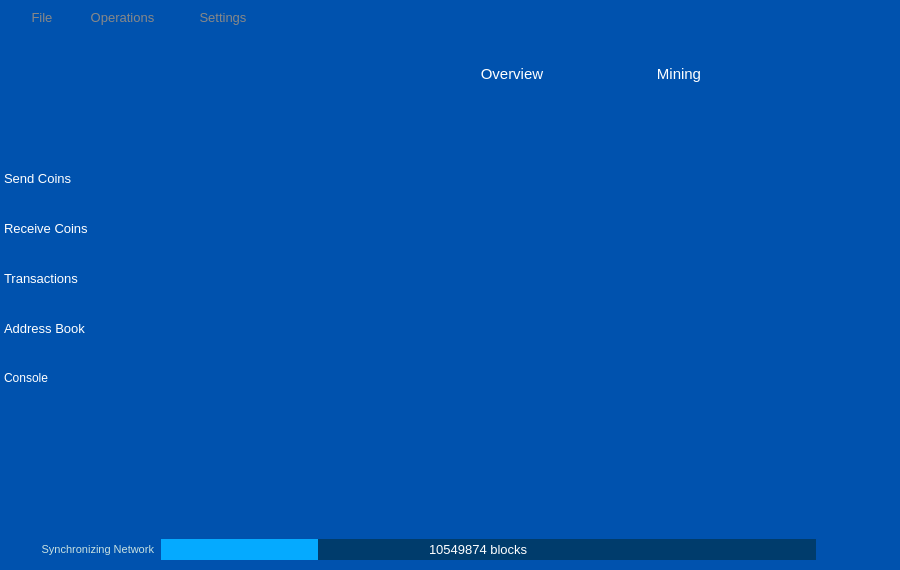
<?xml version="1.0" encoding="UTF-8"?>
<ui version="4.0">
 <class>MainWindow</class>
 <widget class="QMainWindow" name="MainWindow">
  <property name="geometry">
   <rect>
    <x>0</x>
    <y>0</y>
    <width>900</width>
    <height>570</height>
   </rect>
  </property>
  <property name="font">
   <font>
    <stylestrategy>PreferAntialias</stylestrategy>
   </font>
  </property>
  <property name="windowTitle">
   <string>MainWindow</string>
  </property>
  <property name="styleSheet">
   <string notr="true">#MainWindow {
	background-color: rgb(0, 82, 174);
}

QMenu {
    background-color: #0052AE;
    border: 0px solid black;
}

QMenu::item {
    background-color: transparent;
	color: #deeef1;
    padding: 4px 10px 4px 20px;
}

QMenu::item:selected {
    background-color: #0099СС;
	color: #FFFFFF;
    border: none;
}

/* ================= combobox */
QComboBox {
    border: 1px solid #ededed;
    padding: 0px 18px 0px 3px;
    min-width: 20px;
	min-height: 20px;
 }

 QComboBox:editable {
     background: white;
 }

 QComboBox:!editable{
      background-color: #fafcfc;
 }

QComboBox:disabled {
	background-color: #e0e0e0;
}

 QComboBox:!editable:on {
     background-color: #fafcfc;
 }

 QComboBox:on {
     /*padding-top: 3px;
     padding-left: 4px;*/
 }

QComboBox::drop-down {
    subcontrol-origin: padding;
    subcontrol-position: top right;
    width: 20px;
	background-color: #0099CC;

    border-left-width: 1px;
    border-left-color: darkgray;
    border-left-style: solid;
}
QComboBox::drop-down:hover, QComboBox::drop-down:on {
	background-color: #0099CC;
}

 QComboBox::down-arrow {
	image: url(:/res/combo_arrow.png);
 }

 QComboBox::down-arrow:on {
/*     top: 1px;
     left: 1px;*/
 }

/* =========== QLineEdit =============*/
QLineEdit {
	border: 0px solid gray;
}
QLineEdit:disabled {
	background-color: #e0e0e0;
}
/* =========== header ===============*/
QWidget[is_header=&quot;true&quot;] {
	background-color: #D8DFE9;
}
/* =========== CheckBox ==============*/
QCheckBox {
    spacing: 5px;
	color: #0052AE;
}

QCheckBox::indicator {
    width: 12px;
    height: 12px;
}

QCheckBox::indicator:unchecked {
	image: url(:/res/check_unchecked.png);
}

QCheckBox::indicator:unchecked:hover {
    image: url(:/res/check_unchecked.png);
}

QCheckBox::indicator:unchecked:pressed {
    image: url(:/res/check_unchecked.png);
}

QCheckBox::indicator:checked {
	image: url(:/res/check_checked.png);
}

QCheckBox::indicator:checked:hover {
    image: url(:/res/check_checked.png);
}

QCheckBox::indicator:checked:pressed {
    image: url(:/res/check_checked.png);
}
</string>
  </property>
  <widget class="QWidget" name="centralWidget">
   <widget class="QPushButton" name="pushButton_6">
    <property name="geometry">
     <rect>
      <x>-1</x>
      <y>160</y>
      <width>141</width>
      <height>36</height>
     </rect>
    </property>
    <property name="sizePolicy">
     <sizepolicy hsizetype="Minimum" vsizetype="Expanding">
      <horstretch>0</horstretch>
      <verstretch>0</verstretch>
     </sizepolicy>
    </property>
    <property name="font">
     <font>
      <pointsize>10</pointsize>
      <stylestrategy>PreferAntialias</stylestrategy>
     </font>
    </property>
    <property name="focusPolicy">
     <enum>Qt::NoFocus</enum>
    </property>
    <property name="styleSheet">
     <string notr="true">QPushButton {
	text-align:left;
	border: 0px solid gray;
	padding: 3px 5px 3px 5px;
	color: white;
}

QPushButton:pressed:flat {
	background-color: #0075d1;
}

QPushButton:hover {
	background-color: #0075d1;
}</string>
    </property>
    <property name="text">
     <string>Send Coins</string>
    </property>
    <property name="icon">
     <iconset resource="../res.qrc">
      <normaloff>:/res/download.png</normaloff>:/res/download.png</iconset>
    </property>
    <property name="iconSize">
     <size>
      <width>36</width>
      <height>36</height>
     </size>
    </property>
    <property name="flat">
     <bool>true</bool>
    </property>
   </widget>
   <widget class="QPushButton" name="pushButton_7">
    <property name="geometry">
     <rect>
      <x>-1</x>
      <y>210</y>
      <width>141</width>
      <height>36</height>
     </rect>
    </property>
    <property name="sizePolicy">
     <sizepolicy hsizetype="Minimum" vsizetype="Expanding">
      <horstretch>0</horstretch>
      <verstretch>0</verstretch>
     </sizepolicy>
    </property>
    <property name="font">
     <font>
      <pointsize>10</pointsize>
      <stylestrategy>PreferAntialias</stylestrategy>
     </font>
    </property>
    <property name="styleSheet">
     <string notr="true">QPushButton {
	text-align:left;
	border: 0px solid gray;
	padding: 3px 5px 3px 5px;
	color: white;
}

QPushButton:pressed:flat {
	background-color: #0075d1;
}

QPushButton:hover {
	background-color: #0075d1;
}</string>
    </property>
    <property name="text">
     <string>Receive Coins</string>
    </property>
    <property name="icon">
     <iconset resource="../res.qrc">
      <normaloff>:/res/upload.png</normaloff>:/res/upload.png</iconset>
    </property>
    <property name="iconSize">
     <size>
      <width>36</width>
      <height>36</height>
     </size>
    </property>
    <property name="flat">
     <bool>true</bool>
    </property>
   </widget>
   <widget class="QPushButton" name="pushButton_8">
    <property name="geometry">
     <rect>
      <x>-1</x>
      <y>260</y>
      <width>141</width>
      <height>36</height>
     </rect>
    </property>
    <property name="sizePolicy">
     <sizepolicy hsizetype="Minimum" vsizetype="Expanding">
      <horstretch>0</horstretch>
      <verstretch>0</verstretch>
     </sizepolicy>
    </property>
    <property name="font">
     <font>
      <pointsize>10</pointsize>
      <stylestrategy>PreferAntialias</stylestrategy>
     </font>
    </property>
    <property name="styleSheet">
     <string notr="true">QPushButton {
	text-align:left;
	border: 0px solid gray;
	padding: 3px 5px 3px 5px;
	color: white;
}

QPushButton:pressed:flat {
	background-color: #0075d1;
}

QPushButton:hover {
	background-color: #0075d1;
}</string>
    </property>
    <property name="text">
     <string>Transactions</string>
    </property>
    <property name="icon">
     <iconset resource="../res.qrc">
      <normaloff>:/res/transactions.png</normaloff>:/res/transactions.png</iconset>
    </property>
    <property name="iconSize">
     <size>
      <width>36</width>
      <height>36</height>
     </size>
    </property>
    <property name="flat">
     <bool>true</bool>
    </property>
   </widget>
   <widget class="QPushButton" name="pushButton_12">
    <property name="geometry">
     <rect>
      <x>-1</x>
      <y>310</y>
      <width>141</width>
      <height>36</height>
     </rect>
    </property>
    <property name="sizePolicy">
     <sizepolicy hsizetype="Minimum" vsizetype="Expanding">
      <horstretch>0</horstretch>
      <verstretch>0</verstretch>
     </sizepolicy>
    </property>
    <property name="font">
     <font>
      <pointsize>10</pointsize>
      <stylestrategy>PreferAntialias</stylestrategy>
     </font>
    </property>
    <property name="styleSheet">
     <string notr="true">QPushButton {
	text-align:left;
	border: 0px solid gray;
	padding: 3px 5px 3px 5px;
	color: white;
}

QPushButton:pressed:flat {
	background-color: #0075d1;
}

QPushButton:hover {
	background-color: #0075d1;
}</string>
    </property>
    <property name="text">
     <string>Address Book</string>
    </property>
    <property name="icon">
     <iconset resource="../res.qrc">
      <normaloff>:/res/address_book.png</normaloff>:/res/address_book.png</iconset>
    </property>
    <property name="iconSize">
     <size>
      <width>36</width>
      <height>36</height>
     </size>
    </property>
    <property name="flat">
     <bool>true</bool>
    </property>
   </widget>
   <widget class="QPushButton" name="bHelp">
    <property name="geometry">
     <rect>
      <x>-1</x>
      <y>360</y>
      <width>141</width>
      <height>36</height>
     </rect>
    </property>
    <property name="sizePolicy">
     <sizepolicy hsizetype="Minimum" vsizetype="Expanding">
      <horstretch>0</horstretch>
      <verstretch>0</verstretch>
     </sizepolicy>
    </property>
    <property name="minimumSize">
     <size>
      <width>30</width>
      <height>30</height>
     </size>
    </property>
    <property name="styleSheet">
     <string notr="true">QPushButton {
	text-align:left;
	border: 0px solid gray;
	padding: 3px 5px 3px 5px;
	color: white;
}

QPushButton:pressed:flat {
	background-color: #0075d1;
}

QPushButton:hover {
	background-color: #0075d1;
}
</string>
    </property>
    <property name="text">
     <string>Console</string>
    </property>
    <property name="icon">
     <iconset resource="../res.qrc">
      <normaloff>:/res/help.png</normaloff>:/res/help.png</iconset>
    </property>
    <property name="iconSize">
     <size>
      <width>36</width>
      <height>36</height>
     </size>
    </property>
    <property name="flat">
     <bool>true</bool>
    </property>
   </widget>
   <widget class="QWidget" name="layoutWidget">
    <property name="geometry">
     <rect>
      <x>0</x>
      <y>0</y>
      <width>2</width>
      <height>2</height>
     </rect>
    </property>
    <layout class="QHBoxLayout" name="horizontalLayout_8">
     <property name="spacing">
      <number>0</number>
     </property>
    </layout>
   </widget>
   <widget class="QWidget" name="wHeader" native="true">
    <property name="geometry">
     <rect>
      <x>0</x>
      <y>0</y>
      <width>902</width>
      <height>127</height>
     </rect>
    </property>
    <property name="sizePolicy">
     <sizepolicy hsizetype="Preferred" vsizetype="Fixed">
      <horstretch>0</horstretch>
      <verstretch>0</verstretch>
     </sizepolicy>
    </property>
    <property name="minimumSize">
     <size>
      <width>0</width>
      <height>127</height>
     </size>
    </property>
    <property name="maximumSize">
     <size>
      <width>16777215</width>
      <height>127</height>
     </size>
    </property>
    <property name="styleSheet">
     <string notr="true">#wHeader {
	background-color: rgb(0, 82, 174);
}

QWidget {
	color: white;
}</string>
    </property>
    <layout class="QHBoxLayout" name="horizontalLayout_4" stretch="0">
     <property name="spacing">
      <number>0</number>
     </property>
     <property name="margin">
      <number>0</number>
     </property>
     <item>
      <layout class="QVBoxLayout" name="verticalLayout_2" stretch="0">
       <property name="spacing">
        <number>0</number>
       </property>
       <item>
        <widget class="QWidget" name="wCaption" native="true">
         <property name="styleSheet">
          <string notr="true">#wCaption {
	
	background-image: url(:/res/wallet-header.jpg);
}

QWidget {
	color: white;
}</string>
         </property>
         <widget class="QPushButton" name="pushButton_9">
          <property name="geometry">
           <rect>
            <x>19</x>
            <y>-2</y>
            <width>46</width>
            <height>38</height>
           </rect>
          </property>
          <property name="sizePolicy">
           <sizepolicy hsizetype="Maximum" vsizetype="Expanding">
            <horstretch>0</horstretch>
            <verstretch>0</verstretch>
           </sizepolicy>
          </property>
          <property name="font">
           <font>
            <pointsize>10</pointsize>
            <stylestrategy>PreferAntialias</stylestrategy>
           </font>
          </property>
          <property name="styleSheet">
           <string notr="true">QPushButton {
	border: 0px solid #0099CC;
	margin: 0px;
	padding: 10px;
	background-color: transparent;
	color: #888888;
}

QPushButton:pressed {
	border: 0px solid #0075d1;
	margin: 0px;
	background-color: rgb(0, 153, 204);
}</string>
          </property>
          <property name="text">
           <string>File</string>
          </property>
          <property name="flat">
           <bool>true</bool>
          </property>
         </widget>
         <widget class="QPushButton" name="pushButton_5">
          <property name="geometry">
           <rect>
            <x>71</x>
            <y>-2</y>
            <width>103</width>
            <height>38</height>
           </rect>
          </property>
          <property name="sizePolicy">
           <sizepolicy hsizetype="Minimum" vsizetype="Expanding">
            <horstretch>0</horstretch>
            <verstretch>0</verstretch>
           </sizepolicy>
          </property>
          <property name="font">
           <font>
            <pointsize>10</pointsize>
            <stylestrategy>PreferAntialias</stylestrategy>
           </font>
          </property>
          <property name="styleSheet">
           <string notr="true">QPushButton {
	border: 0px solid #0099CC;
	margin: 0px;
	padding: 10px;
	background-color: transparent;
	color: #888888;
}

QPushButton:pressed {
	border: 0px solid #0075d1;
	margin: 0px;
	background-color: rgb(0, 153, 204);
}</string>
          </property>
          <property name="text">
           <string>Operations</string>
          </property>
          <property name="flat">
           <bool>true</bool>
          </property>
         </widget>
         <widget class="QPushButton" name="pushButton_3">
          <property name="geometry">
           <rect>
            <x>182</x>
            <y>-2</y>
            <width>82</width>
            <height>38</height>
           </rect>
          </property>
          <property name="sizePolicy">
           <sizepolicy hsizetype="Minimum" vsizetype="Expanding">
            <horstretch>0</horstretch>
            <verstretch>0</verstretch>
           </sizepolicy>
          </property>
          <property name="font">
           <font>
            <pointsize>10</pointsize>
            <stylestrategy>PreferAntialias</stylestrategy>
           </font>
          </property>
          <property name="styleSheet">
           <string notr="true">QPushButton {
	border: 0px solid #d5c3b4;
	margin: 0px;
	padding: 10px;
	background-color: transparent;
	color: #888888;
}

QPushButton:pressed {
	border: 0px solid #0075d1;
	margin: 0px;
	background-color: rgb(0, 153, 204);
}</string>
          </property>
          <property name="text">
           <string>Settings</string>
          </property>
          <property name="flat">
           <bool>true</bool>
          </property>
         </widget>
         <widget class="QWidget" name="wCaptionButtons" native="true">
          <property name="geometry">
           <rect>
            <x>685</x>
            <y>0</y>
            <width>52</width>
            <height>30</height>
           </rect>
          </property>
          <property name="sizePolicy">
           <sizepolicy hsizetype="Fixed" vsizetype="Preferred">
            <horstretch>0</horstretch>
            <verstretch>0</verstretch>
           </sizepolicy>
          </property>
          <layout class="QHBoxLayout" name="horizontalLayout">
           <property name="sizeConstraint">
            <enum>QLayout::SetDefaultConstraint</enum>
           </property>
           <property name="margin">
            <number>0</number>
           </property>
          </layout>
         </widget>
         <widget class="QPushButton" name="pushButton">
          <property name="geometry">
           <rect>
            <x>864</x>
            <y>3</y>
            <width>30</width>
            <height>30</height>
           </rect>
          </property>
          <property name="minimumSize">
           <size>
            <width>30</width>
            <height>30</height>
           </size>
          </property>
          <property name="maximumSize">
           <size>
            <width>30</width>
            <height>30</height>
           </size>
          </property>
          <property name="styleSheet">
           <string notr="true">QPushButton {	
	image: url(:/res/close_normal.png);
	border: 0px solid gray;
}
QPushButton:pressed:flat {
	image: url(:/res/close_normal.png);
}

QPushButton:hover {
	image: url(:/res/close_normal.png);
}</string>
          </property>
          <property name="text">
           <string notr="true"/>
          </property>
          <property name="flat">
           <bool>true</bool>
          </property>
         </widget>
         <widget class="QPushButton" name="pushButton_2">
          <property name="geometry">
           <rect>
            <x>844</x>
            <y>2</y>
            <width>16</width>
            <height>30</height>
           </rect>
          </property>
          <property name="minimumSize">
           <size>
            <width>16</width>
            <height>30</height>
           </size>
          </property>
          <property name="maximumSize">
           <size>
            <width>16</width>
            <height>30</height>
           </size>
          </property>
          <property name="styleSheet">
           <string notr="true">QPushButton {
	border: 0px solid gray;
	image: url(:/res/minimize_normal.png);
}

QPushButton:pressed:flat {
	border: 0px solid gray;
	image: url(:/res/minimize_normal.png);
}

QPushButton:hover {
	image: url(:/res/minimize_hover.png);
}</string>
          </property>
          <property name="text">
           <string notr="true"/>
          </property>
          <property name="flat">
           <bool>true</bool>
          </property>
         </widget>
         <widget class="QWidget" name="wHome" native="true">
          <property name="geometry">
           <rect>
            <x>20</x>
            <y>40</y>
            <width>540</width>
            <height>80</height>
           </rect>
          </property>
          <property name="sizePolicy">
           <sizepolicy hsizetype="Fixed" vsizetype="Expanding">
            <horstretch>0</horstretch>
            <verstretch>0</verstretch>
           </sizepolicy>
          </property>
          <property name="minimumSize">
           <size>
            <width>540</width>
            <height>76</height>
           </size>
          </property>
          <property name="maximumSize">
           <size>
            <width>90</width>
            <height>16777215</height>
           </size>
          </property>
          <property name="toolTip">
           <string>&lt;html&gt;&lt;head/&gt;&lt;body&gt;&lt;p&gt;Welcome to Securealumnicoin. This is your personal account&lt;/p&gt;&lt;/body&gt;&lt;/html&gt;</string>
          </property>
          <property name="styleSheet">
           <string notr="true">#wHome {
	background-color: transparent;
}

#wHome:hover {
	background-color: transparent;
}

#wHome[is_pressed=&quot;true&quot;] {
	background-color: #9D0B17;
}

#wHome[is_checked=&quot;true&quot;] {
	background-color: #758EB3;
}</string>
          </property>
          <property name="is_checked" stdset="0">
           <bool>false</bool>
          </property>
          <property name="is_pressed" stdset="0">
           <bool>false</bool>
          </property>
          <widget class="QLabel" name="label_18">
           <property name="geometry">
            <rect>
             <x>400</x>
             <y>12</y>
             <width>135</width>
             <height>51</height>
            </rect>
           </property>
           <property name="text">
            <string/>
           </property>
           <property name="pixmap">
            <pixmap resource="../res.qrc">:/res/overview.png</pixmap>
           </property>
          </widget>
          <widget class="QLabel" name="label">
           <property name="geometry">
            <rect>
             <x>-10</x>
             <y>0</y>
             <width>328</width>
             <height>80</height>
            </rect>
           </property>
           <property name="styleSheet">
            <string notr="true">#label {
	
	background-image: url(:/res/securealumnicoin-logo.png);
}</string>
           </property>
           <property name="text">
            <string/>
           </property>
          </widget>
         </widget>
         <widget class="QWidget" name="wMining" native="true">
          <property name="geometry">
           <rect>
            <x>574</x>
            <y>40</y>
            <width>90</width>
            <height>76</height>
           </rect>
          </property>
          <property name="sizePolicy">
           <sizepolicy hsizetype="Fixed" vsizetype="Expanding">
            <horstretch>0</horstretch>
            <verstretch>0</verstretch>
           </sizepolicy>
          </property>
          <property name="minimumSize">
           <size>
            <width>90</width>
            <height>76</height>
           </size>
          </property>
          <property name="maximumSize">
           <size>
            <width>90</width>
            <height>16777215</height>
           </size>
          </property>
          <property name="styleSheet">
           <string notr="true">#wMining {
	background-color: transparent;
}

#wMining:hover {
	background-color: transparent;
}

#wMining[is_pressed=&quot;true&quot;] {
	background-color: #9D0B17;
}

#wMining[is_checked=&quot;true&quot;] {
	background-color: #758EB3;
}</string>
          </property>
          <property name="is_checked" stdset="0">
           <bool>false</bool>
          </property>
          <property name="is_pressed" stdset="0">
           <bool>false</bool>
          </property>
          <widget class="QLabel" name="label_16">
           <property name="geometry">
            <rect>
             <x>17</x>
             <y>12</y>
             <width>130</width>
             <height>51</height>
            </rect>
           </property>
           <property name="text">
            <string/>
           </property>
           <property name="pixmap">
            <pixmap resource="../res.qrc">:/res/mining.png</pixmap>
           </property>
          </widget>
         </widget>
         <widget class="QLabel" name="label_17">
          <property name="geometry">
           <rect>
            <x>644</x>
            <y>64</y>
            <width>70</width>
            <height>20</height>
           </rect>
          </property>
          <property name="font">
           <font>
            <pointsize>11</pointsize>
            <stylestrategy>PreferAntialias</stylestrategy>
           </font>
          </property>
          <property name="styleSheet">
           <string notr="true">QLabel {
	color: white;
}</string>
          </property>
          <property name="text">
           <string>Mining</string>
          </property>
          <property name="alignment">
           <set>Qt::AlignCenter</set>
          </property>
         </widget>
         <widget class="QLabel" name="label_19">
          <property name="geometry">
           <rect>
            <x>464</x>
            <y>64</y>
            <width>96</width>
            <height>20</height>
           </rect>
          </property>
          <property name="font">
           <font>
            <pointsize>11</pointsize>
            <stylestrategy>PreferAntialias</stylestrategy>
           </font>
          </property>
          <property name="styleSheet">
           <string notr="true">QLabel {
	color: white;
}</string>
          </property>
          <property name="text">
           <string>Overview</string>
          </property>
          <property name="alignment">
           <set>Qt::AlignCenter</set>
          </property>
         </widget>
        </widget>
       </item>
      </layout>
     </item>
    </layout>
   </widget>
   <widget class="QStackedWidget" name="stackedWidget">
    <property name="geometry">
     <rect>
      <x>155</x>
      <y>141</y>
      <width>733</width>
      <height>378</height>
     </rect>
    </property>
    <property name="currentIndex">
     <number>-1</number>
    </property>
   </widget>
   <widget class="QWidget" name="wStatusBar" native="true">
    <property name="geometry">
     <rect>
      <x>0</x>
      <y>530</y>
      <width>901</width>
      <height>37</height>
     </rect>
    </property>
    <property name="minimumSize">
     <size>
      <width>0</width>
      <height>37</height>
     </size>
    </property>
    <property name="maximumSize">
     <size>
      <width>16777215</width>
      <height>37</height>
     </size>
    </property>
    <property name="styleSheet">
     <string notr="true">#wStatusBar {
	background-color: #0052AE;
}
QLabel {
	color: #c8e1e1;
}</string>
    </property>
    <widget class="QLabel" name="label_12">
     <property name="geometry">
      <rect>
       <x>11</x>
       <y>11</y>
       <width>143</width>
       <height>17</height>
      </rect>
     </property>
     <property name="font">
      <font>
       <pointsize>8</pointsize>
      </font>
     </property>
     <property name="text">
      <string>Synchronizing Network</string>
     </property>
     <property name="alignment">
      <set>Qt::AlignRight|Qt::AlignTrailing|Qt::AlignVCenter</set>
     </property>
    </widget>
    <widget class="QProgressBar" name="progressBar">
     <property name="geometry">
      <rect>
       <x>161</x>
       <y>9</y>
       <width>655</width>
       <height>21</height>
      </rect>
     </property>
     <property name="minimumSize">
      <size>
       <width>200</width>
       <height>0</height>
      </size>
     </property>
     <property name="styleSheet">
      <string notr="true">QProgressBar {
    border: 0px solid grey;
	background-color: #003c6c;
}

QProgressBar::chunk {
    background-color: #05aaff;
    /*width: 20px;*/
}</string>
     </property>
     <property name="value">
      <number>24</number>
     </property>
     <property name="textVisible">
      <bool>false</bool>
     </property>
     <property name="format">
      <string/>
     </property>
    </widget>
    <widget class="QLabel" name="label_13">
     <property name="geometry">
      <rect>
       <x>429</x>
       <y>11</y>
       <width>112</width>
       <height>17</height>
      </rect>
     </property>
     <property name="font">
      <font>
       <pointsize>10</pointsize>
      </font>
     </property>
     <property name="styleSheet">
      <string notr="true">#label_13 {
	color: white;
}</string>
     </property>
     <property name="text">
      <string>10549874 blocks</string>
     </property>
    </widget>
    <widget class="QLabel" name="label_world">
     <property name="geometry">
      <rect>
       <x>866</x>
       <y>7</y>
       <width>27</width>
       <height>25</height>
      </rect>
     </property>
     <property name="text">
      <string notr="true"/>
     </property>
     <property name="pixmap">
      <pixmap resource="../res.qrc">:/res/world_icon_off.png</pixmap>
     </property>
    </widget>
    <widget class="QLabel" name="label_14">
     <property name="geometry">
      <rect>
       <x>830</x>
       <y>6</y>
       <width>34</width>
       <height>28</height>
      </rect>
     </property>
     <property name="text">
      <string notr="true"/>
     </property>
     <property name="pixmap">
      <pixmap resource="../res.qrc">:/res/connection_1.png</pixmap>
     </property>
    </widget>
    <widget class="QLabel" name="label_15">
     <property name="geometry">
      <rect>
       <x>2</x>
       <y>5</y>
       <width>0</width>
       <height>0</height>
      </rect>
     </property>
     <property name="styleSheet">
      <string notr="true">#label_15 {
	display: none;
}</string>
     </property>
     <property name="text">
      <string/>
     </property>
     <property name="pixmap">
      <pixmap resource="../res.qrc">:/res/sync_1.png</pixmap>
     </property>
    </widget>
   </widget>
  </widget>
 </widget>
 <layoutdefault spacing="6" margin="11"/>
 <resources>
  <include location="../res.qrc"/>
 </resources>
 <connections>
  <connection>
   <sender>pushButton</sender>
   <signal>clicked()</signal>
   <receiver>MainWindow</receiver>
   <slot>close()</slot>
   <hints>
    <hint type="sourcelabel">
     <x>796</x>
     <y>30</y>
    </hint>
    <hint type="destinationlabel">
     <x>736</x>
     <y>4</y>
    </hint>
   </hints>
  </connection>
  <connection>
   <sender>pushButton_2</sender>
   <signal>clicked()</signal>
   <receiver>MainWindow</receiver>
   <slot>showMinimized()</slot>
   <hints>
    <hint type="sourcelabel">
     <x>760</x>
     <y>36</y>
    </hint>
    <hint type="destinationlabel">
     <x>754</x>
     <y>20</y>
    </hint>
   </hints>
  </connection>
  <connection>
   <sender>pushButton_8</sender>
   <signal>clicked()</signal>
   <receiver>MainWindow</receiver>
   <slot>gotoHistoryPage()</slot>
   <hints>
    <hint type="sourcelabel">
     <x>477</x>
     <y>72</y>
    </hint>
    <hint type="destinationlabel">
     <x>803</x>
     <y>61</y>
    </hint>
   </hints>
  </connection>
  <connection>
   <sender>pushButton_9</sender>
   <signal>clicked()</signal>
   <receiver>MainWindow</receiver>
   <slot>menuFileRequested()</slot>
   <hints>
    <hint type="sourcelabel">
     <x>358</x>
     <y>32</y>
    </hint>
    <hint type="destinationlabel">
     <x>73</x>
     <y>0</y>
    </hint>
   </hints>
  </connection>
  <connection>
   <sender>pushButton_5</sender>
   <signal>clicked()</signal>
   <receiver>MainWindow</receiver>
   <slot>menuOperationsRequested()</slot>
   <hints>
    <hint type="sourcelabel">
     <x>434</x>
     <y>20</y>
    </hint>
    <hint type="destinationlabel">
     <x>293</x>
     <y>2</y>
    </hint>
   </hints>
  </connection>
  <connection>
   <sender>pushButton_3</sender>
   <signal>clicked()</signal>
   <receiver>MainWindow</receiver>
   <slot>menuSettingsRequested()</slot>
   <hints>
    <hint type="sourcelabel">
     <x>541</x>
     <y>30</y>
    </hint>
    <hint type="destinationlabel">
     <x>601</x>
     <y>3</y>
    </hint>
   </hints>
  </connection>
  <connection>
   <sender>pushButton_7</sender>
   <signal>clicked()</signal>
   <receiver>MainWindow</receiver>
   <slot>gotoReceiveCoinsPage()</slot>
   <hints>
    <hint type="sourcelabel">
     <x>310</x>
     <y>105</y>
    </hint>
    <hint type="destinationlabel">
     <x>303</x>
     <y>-8</y>
    </hint>
   </hints>
  </connection>
  <connection>
   <sender>pushButton_12</sender>
   <signal>clicked()</signal>
   <receiver>MainWindow</receiver>
   <slot>gotoAddressBookPage()</slot>
   <hints>
    <hint type="sourcelabel">
     <x>487</x>
     <y>111</y>
    </hint>
    <hint type="destinationlabel">
     <x>320</x>
     <y>-7</y>
    </hint>
   </hints>
  </connection>
  <connection>
   <sender>pushButton_6</sender>
   <signal>clicked()</signal>
   <receiver>MainWindow</receiver>
   <slot>gotoSendCoinsPage()</slot>
   <hints>
    <hint type="sourcelabel">
     <x>281</x>
     <y>66</y>
    </hint>
    <hint type="destinationlabel">
     <x>120</x>
     <y>-4</y>
    </hint>
   </hints>
  </connection>
 </connections>
 <slots>
  <slot>miningClicked(bool)</slot>
  <slot>showTransactionsRequested()</slot>
  <slot>showHomeRequested()</slot>
  <slot>menuFileRequested()</slot>
  <slot>menuOperationsRequested()</slot>
  <slot>menuSettingsRequested()</slot>
  <slot>showReceiveMegsRequested()</slot>
  <slot>showAddressBookRequested()</slot>
  <slot>showSendMegsRequested()</slot>
  <slot>transactionsSortOrderChanged()</slot>
  <slot>addAddressBookRecordRequested()</slot>
  <slot>showSignMessageRequested()</slot>
  <slot>showMessageVerificationDialogRequested()</slot>
  <slot>verifyMessageRequested()</slot>
  <slot>signMessageRequested()</slot>
  <slot>editAddressBookRecordRequested()</slot>
  <slot>useProxyChangedRequested(bool)</slot>
  <slot>gotoOverviewPage()</slot>
  <slot>gotoHistoryPage()</slot>
  <slot>gotoAddressBookPage()</slot>
  <slot>gotoReceiveCoinsPage()</slot>
  <slot>gotoSendCoinsPage()</slot>
  <slot>optionsClicked()</slot>
  <slot>aboutClicked()</slot>
  <slot>gotoSignMessageTab()</slot>
  <slot>gotoVerifyMessageTab()</slot>
  <slot>onMiningClicked()</slot>
  <slot>onMiningToggled(bool)</slot>
 </slots>
</ui>
